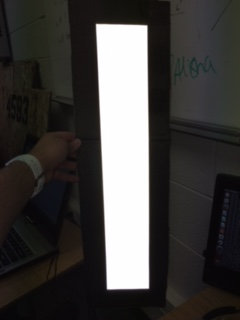
#> input picture image1.jpg, 240 x 320 px, given in place of the camera
$ python targetingSystem.py 5 5 5
#> lines starting #> are read from the running program, lines starting #| are printed output that depends on the picture; after the words box and inside, x2 and y2 are one past the last pixel; in counts of white or black regions, pixels touching at a corner belong together
#!/usr/bin/python3.5

import numpy as np
import cv2 as cv
import sys
import math

# ===========================================================================
# Targeting System Class
# ===========================================================================

class TargetingSystem(object):

  def __init__( self, cam_usb=0, min_val=227, max_val=255 ):
    #Set up camera
    self.camera = cv.VideoCapture( cam_usb )

    #Set up threhold values
    self.min      = min_val
    self.max      = max_val

    #Other important stuff that we'll just initialize
    self.frame    = None
    self.thresh   = None
    self.rect     = None
    self.box      = None
    self.contours = None
    self.theta    = None
    self.width    = None
    self.height   = None
    self.frameMid = None
    self.pixwid   = 0

    #setup focal
    self.focal = Focal()
    self.focal.setFocalLength()

    #get width and height
    self.getWidthHeight()

  def __del__( self ):
    #Free the camera
    self.camera.release()
    cv.destroyAllWindows()

  def set_min( self, val=227 ):
    self.min = val

  def set_min( self, val=255 ):
    self.max = val

  def nextFrame( self ):
    n, self.frame  = self.camera.read()
    self.frame = cv.flip(self.frame, flipCode=-1)

  def getPixWid( self ):
    return self.pixwid

  def getWidthHeight( self ):
    n, f = self.camera.read()
#> f is the input picture: shape (320, 240, 3); mean B, G, R 62.9, 64.2, 66.2
    self.height, self.width = f.shape[:2]
#> self.height = 320; self.width = 240
    self.frameMid = (int(self.width/2), int(self.height/2))
#> self.frameMid = (120, 160)
#> in nextFrame, `self.frame = cv.flip(self.frame, flipCode=-1)`:
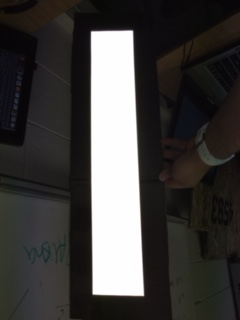
#> self.frame: shape (320, 240, 3); mean B, G, R 62.9, 64.2, 66.2

  def thresholdFrame( self ):
    gray = cv.cvtColor(self.frame, cv.COLOR_BGR2GRAY)

    n, self.thresh = cv.threshold(gray, self.min, self.max, cv.THRESH_BINARY)
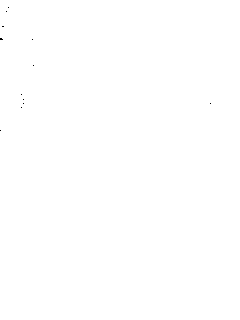
#> self.thresh: shape (320, 240); values 0 (black) and 5 (white), 100% white; black in thin lines or dots, all inside (x1, y1, x2, y2) = (0, 7, 211, 131)
#> n = 5

  def findContours( self ):
    n, self.contours, h = cv.findContours(self.thresh, cv.RETR_EXTERNAL, cv.CHAIN_APPROX_SIMPLE)
#> self.contours = 1 contour; box (x1, y1, x2, y2) and area: (0, 0, 240, 320) 76234; h = [[-1, -1, -1, -1]]
    shot = False
    for cntr in self.contours:
      self.rect = cv.minAreaRect( cntr )
      self.box = cv.boxPoints( self.rect )
      self.box = np.int0( self.box )

      if set(self.box[0]) != set(self.box[1]):

        sortedbox = sorted(self.box, key=lambda point:point[1])
        topLeft = sortedbox[0]
        topRight = sortedbox[1]
        wid = abs(topLeft[0] - topRight[0])

        if wid > 30 and wid < 320:
          self.pixwid = abs(topLeft[0] - topRight[0])

          cv.drawContours( self.frame, [ self.box ], 0, (0,0,255), 2)
          midpoint = ( int((topLeft[0]+topRight[0])/2), int((topLeft[1]+topRight[1])/2) )

          if not shot:
            shot = self.checkShot(midpoint)

          cv.circle( self.frame, midpoint, 5, (0,255,0), thickness=2, lineType=8, shift=0 )

          self.getTheta(midpoint)
#> this loop made 1 pass
#> (self.rect, self.box, wid, self.pixwid, midx in checkShot, midy in checkShot, shot, x_off in getTheta) on pass 1: (((119.5, 159.5), (319, 239), -90), [[239, 319], [0, 319], [0, 0], [239, 0]], 239, 239, 119, 0, False, 239)
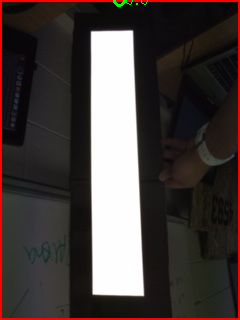
#> self.frame: shape (320, 240, 3); 2.97% of pixels changed, all inside (x1, y1, x2, y2) = (0, 0, 240, 320)
#> after the loop, shot = False

    return shot


  def checkShot( self, midpoint ):
    midx = midpoint[0]
    midy = midpoint[1]

    if math.hypot( self.frameMid[0] - midx, self.frameMid[1] - midy ) < 20:
      return True
    else:
      return False

  def showFrame( self ):
    cv.imshow( 'frame', self.frame )

  def getTheta( self, midpoint ):
    topLeft  = self.box[0]
    topRight = self.box[1]

    x_off = abs(topLeft[0]-topRight[0])
    y_off = abs(topLeft[1]-topRight[1])

    self.theta = math.degrees(math.atan(y_off/x_off))

    cv.putText(self.frame, str(self.theta), (midpoint[0]+5, midpoint[1]+5), 1, 1.0, (0,255,0))

  def drawCrosshair( self, shot ):
    if shot:
      #print( "SHOOT" )
      cv.circle( self.frame, (int(self.width/2), int(self.height/2)), 20, (0,255,0), thickness=2, lineType=8, shift=0 )
      cv.line( self.frame, (int((self.width/2)-20), int(self.height/2)), (int((self.width/2+20)), int(self.height/2)), (0,255,0), thickness=1 )
      cv.line( self.frame, ( int(self.width/2), int((self.height/2)-20)), (int(self.width/2), int((self.height/2+20))), (0,255,0), thickness=1 )
    else:
      cv.circle( self.frame, (int(self.width/2), int(self.height/2)), 20, (0,0,255), thickness=2, lineType=8, shift=0 )
      cv.line( self.frame, (int((self.width/2)-20), int(self.height/2)), (int((self.width/2+20)), int(self.height/2)), (0,0,255), thickness=1 )
      cv.line( self.frame, ( int(self.width/2), int((self.height/2)-20)), (int(self.width/2), int((self.height/2+20))), (0,0,255), thickness=1 )


  def centroid( self ):
    None

  def readImg( self ):
    self.frame = cv.imread('setdist.png')

  def writeImg( self ):
    cv.imwrite('camimg.png', self.frame)

  def run( self ):
    #Procedure

    #get next frame from camera feed
    self.nextFrame()
    #self.readImg()

    #threshold the image
    self.thresholdFrame()

    #find and draw contours
    shot = self.findContours()
#> shot = False

    pix = self.getPixWid()
#> pix = 239

    self.focal.calculateActualDistance( pix )

    distance = self.focal.getDistance()

    #print(distance)

    self.drawCrosshair(shot)

    #show the frame
    #self.showFrame()
    #self.writeImg()
    return self.frame, distance

# ===========================================================================
# Targeting System Class
# ===========================================================================

class Focal(object):

  def __init__( self ):
    #ALL MEASUREMENTS ARE IN METERS
    self.focal_length = None

    #This should never change once we know this
    self.known_pixel_width = 361

    #This will never change
    self.known_real_width = 0.3556

    #This will never change
    self.known_real_distance = 0.9144

    #This is what we want
    self.actual_real_distance = None


  def __del__( self ):
    pass

  def setFocalLength( self ):
    ratio = ( self.known_real_distance / self.known_real_width )
    self.focal_length = self.known_pixel_width * ratio

  def calculateActualDistance( self, current_pixel_width ):
#> called with current_pixel_width = 239
    if current_pixel_width != 0:
      ratio = self.focal_length / current_pixel_width
#> ratio = 3.88
      self.actual_real_distance = self.known_real_width * ratio
#> self.actual_real_distance = 1.38
    else:
      self.actual_real_distance = 9999;

  def getDistance( self ):
    return self.actual_real_distance

def Usage():
    print("Usage: ")
    print("./TargetingSystem <CAMERA USB PORT> <THRESHOLD MIN> <THRESHOLD MAX>")

if __name__ == '__main__':
  if len( sys.argv ) < 2 :
    Usage()
  else:
      print("Starting Targeting System...")
      if len( sys.argv ) < 3 :
        usb = int(sys.argv[1])
        ts  = TargetingSystem( cam_usb=usb )
      else:
        usb = int(sys.argv[1])
        mn  = int(sys.argv[2])
        mx  = int(sys.argv[3])
        ts  = TargetingSystem( cam_usb=usb, min_val=mn, max_val=mx )

      while(True):
        ts.run()
#> in drawCrosshair, `cv.circle( self.frame, (int(self.width/2), int(self.height/2)), 20, (0..`:
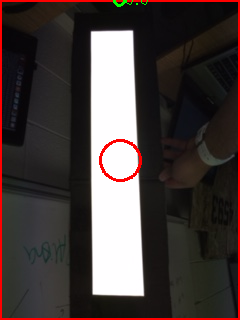
#> self.frame: shape (320, 240, 3); 0.5% of pixels changed, all inside (x1, y1, x2, y2) = (99, 139, 142, 182)
#> in drawCrosshair, `cv.line( self.frame, (int((self.width/2)-20), int(self.height/2)), (in..`: self.frame: shape (320, 240, 3); 0.05% of pixels changed, all inside (x1, y1, x2, y2) = (102, 160, 139, 161)
#> in drawCrosshair, `cv.line( self.frame, ( int(self.width/2), int((self.height/2)-20)), (i..`: self.frame: shape (320, 240, 3); mean B, G, R 60.8, 62.3, 72.8
        if cv.waitKey(1) & 0xFF == ord('q'):
#> (key q is pressed here)
          break
      del ts
